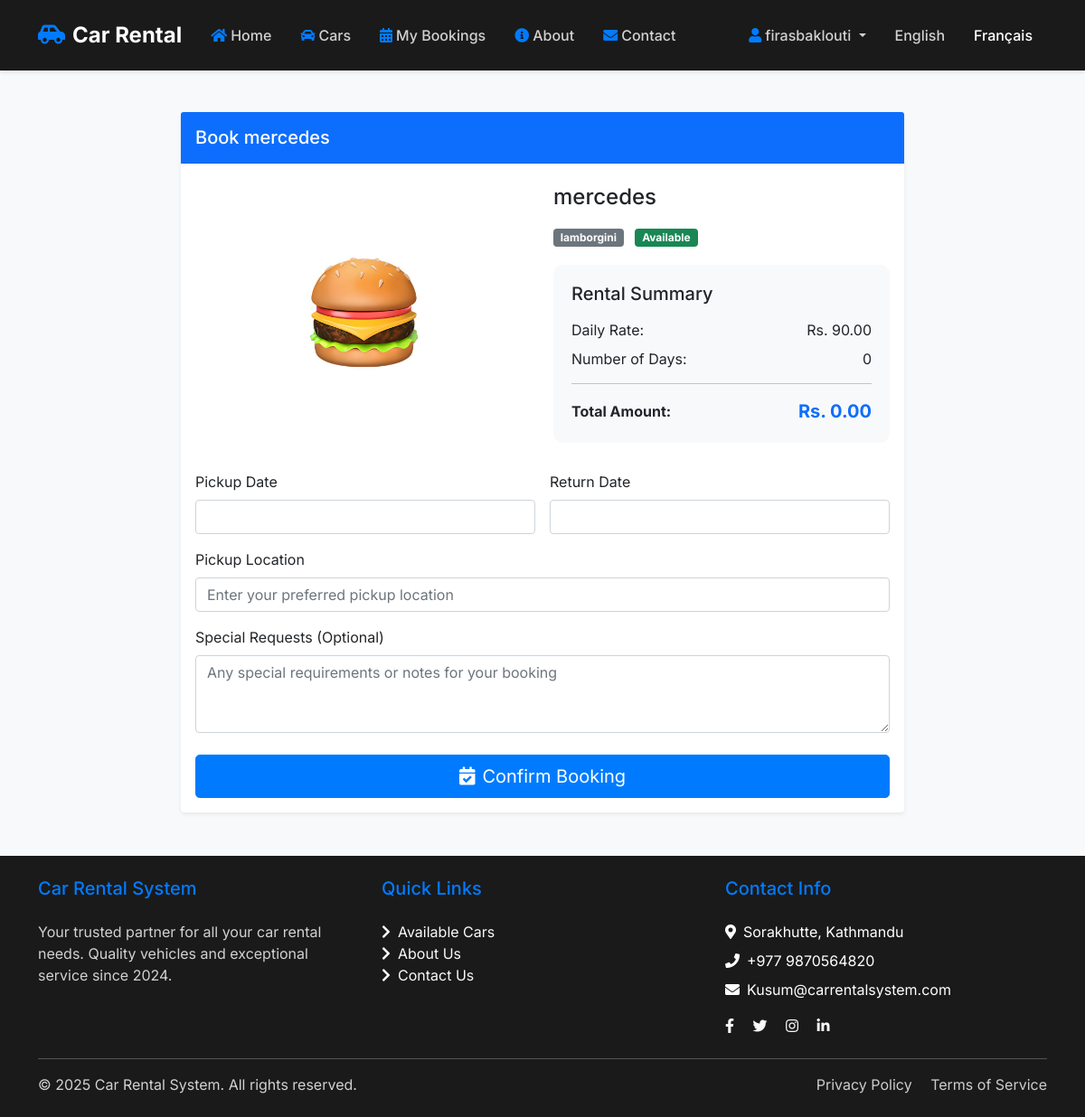
/book.php?car_id=27 (signed in), run on the app's committed database.
### tables this page shows
CREATE TABLE `cars` (
  `car_id` int(11) NOT NULL,
  `car_name` varchar(100) NOT NULL,
  `car_type` varchar(50) NOT NULL,
  `car_image` varchar(255) NOT NULL,
  `price` decimal(10,2) NOT NULL,
  `car_availability` enum('yes','no') NOT NULL DEFAULT 'yes',
  `fuel_type` varchar(50) NOT NULL
);

### includes/init.php (called while the page is built, shortened)
<?php
$lang = $_SESSION['lang'] ?? 'fr';
$basePath = dirname(__DIR__);
$translations = include $basePath . "/lang/$lang.php";
function __($key) {
    global $translations;
    return $translations[$key] ?? $key;
}

### book.php (the view, shortened to what this page needs)
<?php
require_once 'includes/init.php';
if (isset($_GET['car_id'])) {
    $car_id = $_GET['car_id'];
    $conn = Connect();
    $sql = "SELECT * FROM cars WHERE car_id = ?";
    $stmt = $conn->prepare($sql);
    $stmt->bind_param("i", $car_id);
    $stmt->execute();
    $result = $stmt->get_result();
    $car = $result->fetch_assoc();
} else {
    header('Location: cars.php');
    exit();
}
?>
<!DOCTYPE html>
<html lang="en">
<head>
    <?php include 'includes/header.php'; ?>
    <link rel="stylesheet" href="https://cdn.jsdelivr.net/npm/flatpickr/dist/flatpickr.min.css">
</head>
<body class="bg-light">
    <?php include 'includes/navigation.php'; ?>
    <div class="container py-5">
        <div class="booking-form">
            <div class="card shadow-sm">
                <div class="card-header bg-primary text-white py-3">
                    <h3 class="card-title h5 mb-0">Book <?php echo htmlspecialchars($car['car_name']); ?></h3>
                </div>
                <div class="card-body">
                    <div class="row align-items-center mb-4">
                        <div class="col-md-6 text-center mb-3 mb-md-0">
                            <img src="<?php echo !empty($car['car_image']) ? $car['car_image'] : 'assets/img/cars/default.jpg'; ?>"
                                 class="car-image rounded"
                                 alt="<?php echo htmlspecialchars($car['car_name']); ?>">
                        </div>
                        <div class="col-md-6">
                            <h4 class="mb-3"><?php echo htmlspecialchars($car['car_name']); ?></h4>
                            <div class="mb-3">
                                <span class="badge bg-secondary me-2"><?php echo htmlspecialchars($car['car_type']); ?></span>
                                <span class="badge bg-success"><?= __('Available'); ?></span>
                            </div>
                            <div class="rental-summary">
                                <h5 class="mb-3"><?= __('Rental Summary'); ?></h5>
                                <div class="d-flex justify-content-between mb-2">
                                    <span><?= __('Daily Rate'); ?>:</span>
                                    <span>Rs. <?php echo number_format($car['price'], 2); ?></span>
                                </div>
                                <div class="d-flex justify-content-between mb-2">
                                    <span><?= __('Number of Days:'); ?></span>
                                    <span id="totalDays">0</span>
                                </div>
                                <hr>
                                <div class="d-flex justify-content-between align-items-center">
                                    <span class="fw-bold">Total Amount:</span>
                                    <span id="totalAmount" class="total-amount fw-bold">Rs. 0.00</span>
                                </div>
                            </div>
                        </div>
                    </div>
                    <form action="process_booking.php" method="POST" id="bookingForm">
                        <div class="row g-3">
                            <div class="col-md-6">
                                <label for="pickup_date" class="form-label"><?= __('Pickup Date'); ?></label>
                                <input type="text" class="form-control" id="pickup_date" name="pickup_date" required>
                            </div>
                            <div class="col-md-6">
                                <label for="return_date" class="form-label"><?= __('Return Date'); ?></label>
                                <input type="text" class="form-control" id="return_date" name="return_date" required>
                            </div>
                            <div class="col-12">
                                <label for="pickup_location" class="form-label"><?= __('Pickup Location'); ?></label>
                                <input type="text" class="form-control" id="pickup_location" name="pickup_location"
                                       placeholder="Enter your preferred pickup location" required>
                            </div>
                            <div class="col-12">
                                <label for="notes" class="form-label"><?= __('Special Requests (Optional)'); ?></label>
                                <textarea class="form-control" id="notes" name="notes" rows="3"
                                          placeholder="Any special requirements or notes for your booking"></textarea>
                            </div>
                            <div class="col-12 mt-4">
                                <button type="submit" class="btn btn-primary btn-lg w-100">
                                    <i class="fas fa-calendar-check me-2"></i><?= __('Confirm Booking'); ?>
                                </button>
                            </div>
                        </div>
                    </form>
                </div>
            </div>
        </div>
    </div>
    <?php include 'includes/footer.php'; ?>
</body>
</html>

### assets/css/style.css (style rules this page uses)
body { font-family: 'Inter', sans-serif; min-height: 100vh; display: flex; flex-direction: column; }
body { padding-top: 76px; }
.card { transition: transform 0.2s; border: none; }
.btn-primary { background-color: #007bff; border-color: #007bff; }

### book.php (style rules this page uses)
.booking-form { max-width: 800px; margin: 0 auto; }
.car-image { max-height: 300px; object-fit: contain; width: 100%; }
.rental-summary { background: #f8f9fa; padding: 20px; border-radius: 10px; margin-top: 20px; }
.rental-summary hr { margin: 15px 0; }
.total-amount { font-size: 1.25rem; color: #0d6efd; }

### data on the page
cars: car_name "mercedes", car_image (picture), car_type "lamborgini", price "90.00"

### other printed values
__('Car Rental') "Car Rental"
__('Home') "Home"
__('Cars') "Cars"
__('My Bookings') "My Bookings"
__('About') "About"
__('Contact') "Contact"
$_SESSION['name'] "firasbaklouti"
__('Available') "Available"
__('Rental Summary') "Rental Summary"
__('Daily Rate') "Daily Rate"
__('Number of Days:') "Number of Days:"
__('Pickup Date') "Pickup Date"
__('Return Date') "Return Date"
__('Pickup Location') "Pickup Location"
__('Special Requests (Optional)') "Special Requests (Optional)"
